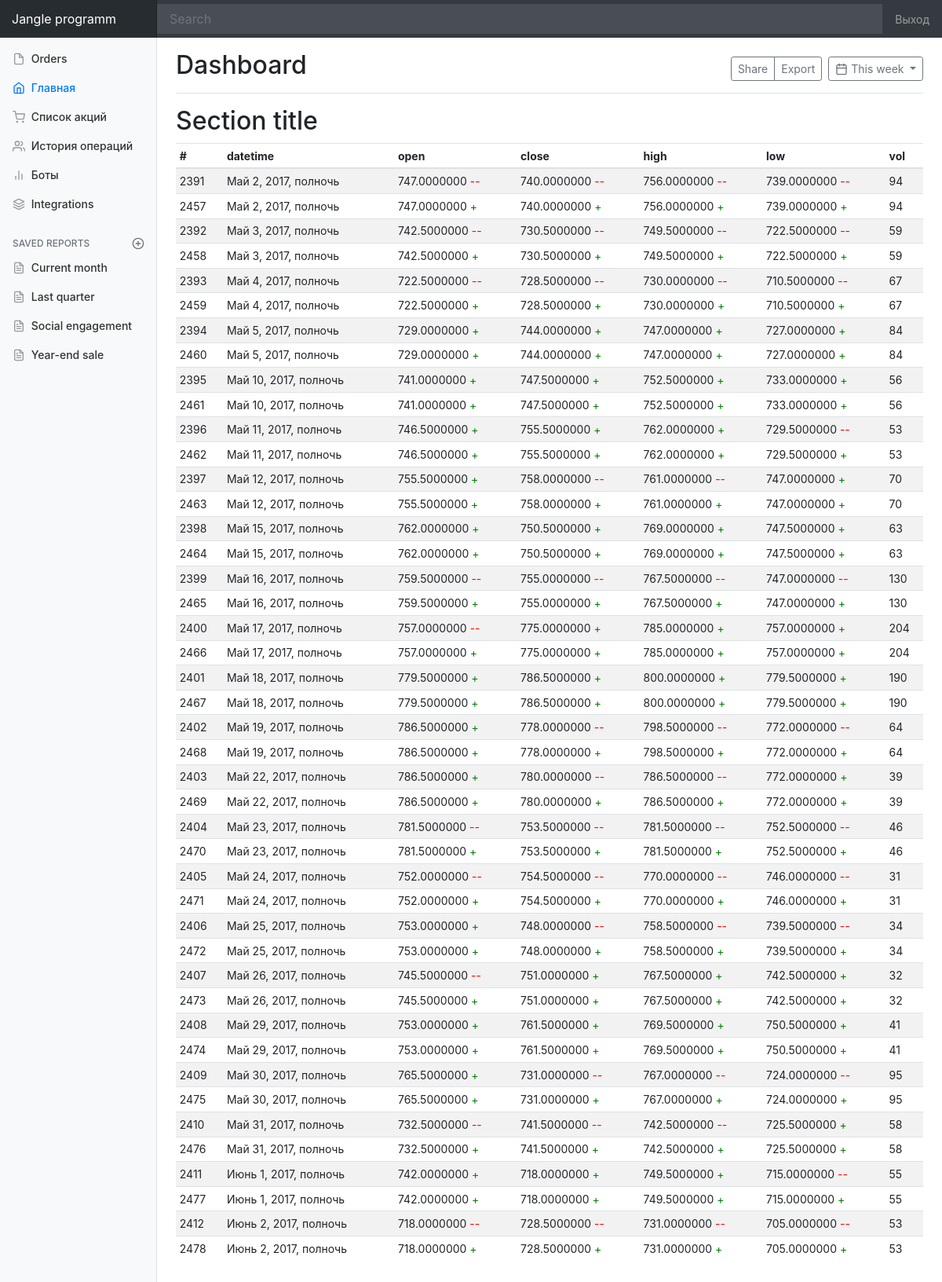
The app's page /stock/get_company/18 with its own data.
### stock/models.py (models this page shows)
class StockPrice(models.Model):
    id_stock = models.ForeignKey(Stock, on_delete=models.CASCADE)
    date_time = models.DateTimeField()
    open = models.DecimalField(max_length=20, decimal_places=7, max_digits=10000, default=0)
    high = models.DecimalField(max_length=20, decimal_places=7, max_digits=10000, default=0)
    low = models.DecimalField(max_length=20, decimal_places=7, max_digits=10000, default=0)
    close = models.DecimalField(max_length=20, decimal_places=7, max_digits=10000, default=0)
    vol = models.IntegerField(default=0)

### stock/views.py (the view)
# urls.py: path('get_company/<int:id>', views.get_company, name='get_company'),
def get_company(request, id):
    tmp = StockPrice.objects.filter(id_stock=id).values('id', 'date_time', 'high', 'low', 'open', 'close', 'vol').order_by('date_time')
    for i in range(len(tmp)):
        if i != 0:
            if tmp[i-1]['high'] <= tmp[i]['high']:
                tmp[i]['status_high'] = 1
            else:
                tmp[i]['status_high'] = 2
            if tmp[i-1]['low'] <= tmp[i]['low']:
                tmp[i]['status_low'] = 1
            else:
                tmp[i]['status_low'] = 2
            if tmp[i-1]['open'] <= tmp[i]['open']:
                tmp[i]['status_open'] = 1
            else:
                tmp[i]['status_open'] = 2
            if tmp[i-1]['close'] <= tmp[i]['close']:
                tmp[i]['status_close'] = 1
            else:
                tmp[i]['status_close'] = 2
        else:
            tmp[i]['status_high'] = 0
            tmp[i]['status_low'] = 0
            tmp[i]['status_open'] = 0
            tmp[i]['status_close'] = 0
    return render(request, 'stock/detail.html', {'prices': tmp})

### templates/stock/detail.html (shortened to what this page needs)
{% extends 'layout/stock_layout.html' %}
{% block content %}
    <main role="main" class="col-md-9 ml-sm-auto col-lg-10 pt-3 px-4" style="margin-bottom: 50px;">
        <div class="d-flex justify-content-between flex-wrap flex-md-nowrap align-items-center pb-2 mb-3 border-bottom">
            <h1 class="h2">Dashboard</h1>
            <div class="btn-toolbar mb-2 mb-md-0">
                <div class="btn-group mr-2">
                    <button class="btn btn-sm btn-outline-secondary">Share</button>
                    <button class="btn btn-sm btn-outline-secondary">Export</button>
                </div>
                <button class="btn btn-sm btn-outline-secondary dropdown-toggle">
                    This week
                </button>
            </div>
        </div>
        <h2>Section title</h2>
        <div class="table-responsive">
            <table class="table table-striped table-sm">
                <thead>
                <tr>
                    <th>#</th>
                    <th>datetime</th>
                    <th>open</th>
                    <th>close</th>
                    <th>high</th>
                    <th>low</th>
                    <th>vol</th>
                </tr>
                </thead>
                <tbody>
                {% for pr in prices %}
                    <tr>
                        <td>{{ pr.id }}</td>
                        <td>{{ pr.date_time }}</td>
                        <td>{{ pr.open }}
                            {% if pr.status_open == 1 %}
                                <span style="color: green">+</span>
                            {% else %}
                                <span style="color: red">--</span>
                            {% endif %}
                        </td>
                        <td>{{ pr.close }}
                            {% if pr.status_high == 1 %}
                                <span style="color: green">+</span>
                            {% else %}
                                <span style="color: red">--</span>
                            {% endif %}
                        </td>
                        <td>{{ pr.high }}
                            {% if pr.status_high == 1 %}
                                <span style="color: green">+</span>
                            {% else %}
                                <span style="color: red">--</span>
                            {% endif %}
                        </td>
                        <td>{{ pr.low }}
                            {% if pr.status_low == 1 %}
                                <span style="color: green">+</span>
                            {% else %}
                                <span style="color: red">--</span>
                            {% endif %}
                        </td>
                        <td>{{ pr.vol }}</td>
                    </tr>
                {% endfor %}
                </tbody>
            </table>
        </div>
    </main>
{% endblock %}

### static/css/main.css (style rules this page uses)
.feather { width: 16px; height: 16px; vertical-align: text-bottom; }
.border-bottom { border-bottom: 1px solid #e5e5e5; }

### records on screen
StockPrice: id "2391", date_time "Май 2, 2017, полночь", open "747.0000000", close "740.0000000", high "756.0000000", low "739.0000000", vol "94"
StockPrice: id "2457", date_time "Май 2, 2017, полночь", open "747.0000000", close "740.0000000", high "756.0000000", low "739.0000000", vol "94"
StockPrice: id "2392", date_time "Май 3, 2017, полночь", open "742.5000000", close "730.5000000", high "749.5000000", low "722.5000000", vol "59"
StockPrice: id "2458", date_time "Май 3, 2017, полночь", open "742.5000000", close "730.5000000", high "749.5000000", low "722.5000000", vol "59"
StockPrice: id "2393", date_time "Май 4, 2017, полночь", open "722.5000000", close "728.5000000", high "730.0000000", low "710.5000000", vol "67"
StockPrice: id "2459", date_time "Май 4, 2017, полночь", open "722.5000000", close "728.5000000", high "730.0000000", low "710.5000000", vol "67"
StockPrice: id "2394", date_time "Май 5, 2017, полночь", open "729.0000000", close "744.0000000", high "747.0000000", low "727.0000000", vol "84"
StockPrice: id "2460", date_time "Май 5, 2017, полночь", open "729.0000000", close "744.0000000", high "747.0000000", low "727.0000000", vol "84"
StockPrice: id "2395", date_time "Май 10, 2017, полночь", open "741.0000000", close "747.5000000", high "752.5000000", low "733.0000000", vol "56"
StockPrice: id "2461", date_time "Май 10, 2017, полночь", open "741.0000000", close "747.5000000", high "752.5000000", low "733.0000000", vol "56"
StockPrice: id "2396", date_time "Май 11, 2017, полночь", open "746.5000000", close "755.5000000", high "762.0000000", low "729.5000000", vol "53"
StockPrice: id "2462", date_time "Май 11, 2017, полночь", open "746.5000000", close "755.5000000", high "762.0000000", low "729.5000000", vol "53"
StockPrice: id "2397", date_time "Май 12, 2017, полночь", open "755.5000000", close "758.0000000", high "761.0000000", low "747.0000000", vol "70"
StockPrice: id "2463", date_time "Май 12, 2017, полночь", open "755.5000000", close "758.0000000", high "761.0000000", low "747.0000000", vol "70"
StockPrice: id "2398", date_time "Май 15, 2017, полночь", open "762.0000000", close "750.5000000", high "769.0000000", low "747.5000000", vol "63"
StockPrice: id "2464", date_time "Май 15, 2017, полночь", open "762.0000000", close "750.5000000", high "769.0000000", low "747.5000000", vol "63"
StockPrice: id "2399", date_time "Май 16, 2017, полночь", open "759.5000000", close "755.0000000", high "767.5000000", low "747.0000000", vol "130"
StockPrice: id "2465", date_time "Май 16, 2017, полночь", open "759.5000000", close "755.0000000", high "767.5000000", low "747.0000000", vol "130"
StockPrice: id "2400", date_time "Май 17, 2017, полночь", open "757.0000000", close "775.0000000", high "785.0000000", low "757.0000000", vol "204"
StockPrice: id "2466", date_time "Май 17, 2017, полночь", open "757.0000000", close "775.0000000", high "785.0000000", low "757.0000000", vol "204"
StockPrice: id "2401", date_time "Май 18, 2017, полночь", open "779.5000000", close "786.5000000", high "800.0000000", low "779.5000000", vol "190"
StockPrice: id "2467", date_time "Май 18, 2017, полночь", open "779.5000000", close "786.5000000", high "800.0000000", low "779.5000000", vol "190"
StockPrice: id "2402", date_time "Май 19, 2017, полночь", open "786.5000000", close "778.0000000", high "798.5000000", low "772.0000000", vol "64"
StockPrice: id "2468", date_time "Май 19, 2017, полночь", open "786.5000000", close "778.0000000", high "798.5000000", low "772.0000000", vol "64"
StockPrice: id "2403", date_time "Май 22, 2017, полночь", open "786.5000000", close "780.0000000", high "786.5000000", low "772.0000000", vol "39"
StockPrice: id "2469", date_time "Май 22, 2017, полночь", open "786.5000000", close "780.0000000", high "786.5000000", low "772.0000000", vol "39"
StockPrice: id "2404", date_time "Май 23, 2017, полночь", open "781.5000000", close "753.5000000", high "781.5000000", low "752.5000000", vol "46"
StockPrice: id "2470", date_time "Май 23, 2017, полночь", open "781.5000000", close "753.5000000", high "781.5000000", low "752.5000000", vol "46"
StockPrice: id "2405", date_time "Май 24, 2017, полночь", open "752.0000000", close "754.5000000", high "770.0000000", low "746.0000000", vol "31"
StockPrice: id "2471", date_time "Май 24, 2017, полночь", open "752.0000000", close "754.5000000", high "770.0000000", low "746.0000000", vol "31"
StockPrice: id "2406", date_time "Май 25, 2017, полночь", open "753.0000000", close "748.0000000", high "758.5000000", low "739.5000000", vol "34"
StockPrice: id "2472", date_time "Май 25, 2017, полночь", open "753.0000000", close "748.0000000", high "758.5000000", low "739.5000000", vol "34"
StockPrice: id "2407", date_time "Май 26, 2017, полночь", open "745.5000000", close "751.0000000", high "767.5000000", low "742.5000000", vol "32"
StockPrice: id "2473", date_time "Май 26, 2017, полночь", open "745.5000000", close "751.0000000", high "767.5000000", low "742.5000000", vol "32"
StockPrice: id "2408", date_time "Май 29, 2017, полночь", open "753.0000000", close "761.5000000", high "769.5000000", low "750.5000000", vol "41"
StockPrice: id "2474", date_time "Май 29, 2017, полночь", open "753.0000000", close "761.5000000", high "769.5000000", low "750.5000000", vol "41"
StockPrice: id "2409", date_time "Май 30, 2017, полночь", open "765.5000000", close "731.0000000", high "767.0000000", low "724.0000000", vol "95"
StockPrice: id "2475", date_time "Май 30, 2017, полночь", open "765.5000000", close "731.0000000", high "767.0000000", low "724.0000000", vol "95"
StockPrice: id "2410", date_time "Май 31, 2017, полночь", open "732.5000000", close "741.5000000", high "742.5000000", low "725.5000000", vol "58"
StockPrice: id "2476", date_time "Май 31, 2017, полночь", open "732.5000000", close "741.5000000", high "742.5000000", low "725.5000000", vol "58"
StockPrice: id "2411", date_time "Июнь 1, 2017, полночь", open "742.0000000", close "718.0000000", high "749.5000000", low "715.0000000", vol "55"
StockPrice: id "2477", date_time "Июнь 1, 2017, полночь", open "742.0000000", close "718.0000000", high "749.5000000", low "715.0000000", vol "55"
StockPrice: id "2412", date_time "Июнь 2, 2017, полночь", open "718.0000000", close "728.5000000", high "731.0000000", low "705.0000000", vol "53"
StockPrice: id "2478", date_time "Июнь 2, 2017, полночь", open "718.0000000", close "728.5000000", high "731.0000000", low "705.0000000", vol "53"
